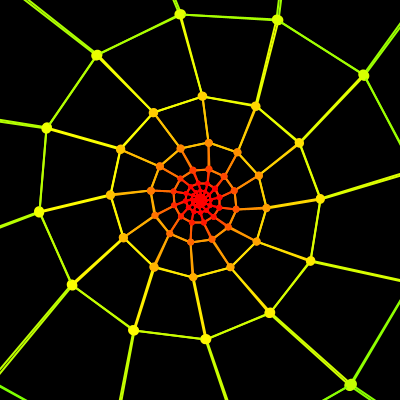
Frame 1 (no input)
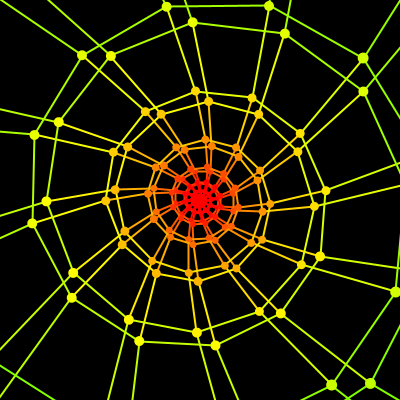
Frame 60 (the mouse pressed at the canvas centre just before this capture)
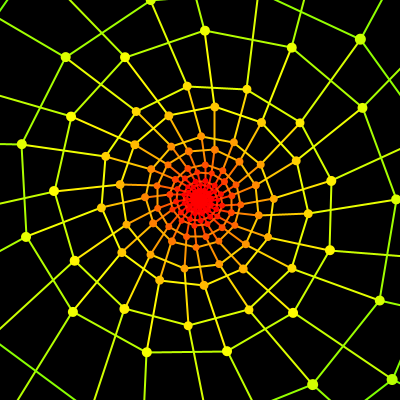
Frame 120 (the mouse held since frame 60 and released just before this capture)

The Processing sketch that drew these frames (run headless with seeded random() and noise(); from frame 60 on, the mouse is pressed at the canvas centre):

// Processing sketch: processing_64898
// ── processing_64898.pde

//guardo las posiciones de la circunsferencia
float [] posX = new float [255];
float [] posY = new float [255];
float angulo = 0.0;
float angulo2 = 0.0;
//----------------------------
void setup()
{
  size(400, 400);
  background(0);
  //smooth();
  colorMode(HSB);
  noStroke(); 
  //con este for lleno el array
  for (int i = 0; i < posX.length; i++)
      {    
        float x = pow(1.1, i/1.95) * cos(i/1.95);//funcion para espiral
        float y = pow(1.1, i/1.95) * sin(i/1.95); 
        posX[i] = x; 
        posY[i] = y;
      };
//------
}
//----------------------------
void draw()
{
  background(0);
  translate(width/2, height/2); 
  strokeWeight(2);
//------------------------
  for (int a = 0; a < posX.length-12; a++)
     {
       
         pushMatrix();
             angulo += 0.00004;
             rotate(angulo);  
             stroke(a-50, 255, 255);
             line(posX[a], posY[a], posX[a+1], posY[a+1]);
             line(posX[a], posY[a], posX[a+12], posY[a+12]);   
             fill(a-60, 255, 255);
             noStroke();
             ellipse(posX[a], posY[a], a/10, a/10);
         popMatrix();  
         pushMatrix();
             angulo2 -= 0.00004;
             rotate(angulo2);  
             stroke(a-50, 255, 255);
             line(posX[a], posY[a], posX[a+1], posY[a+1]);
             line(posX[a], posY[a], posX[a+12], posY[a+12]);   
             fill(a-60, 255, 255);
             noStroke();
             ellipse(posX[a], posY[a], a/10, a/10);
         popMatrix(); 
     };
//------------------------ 
}
